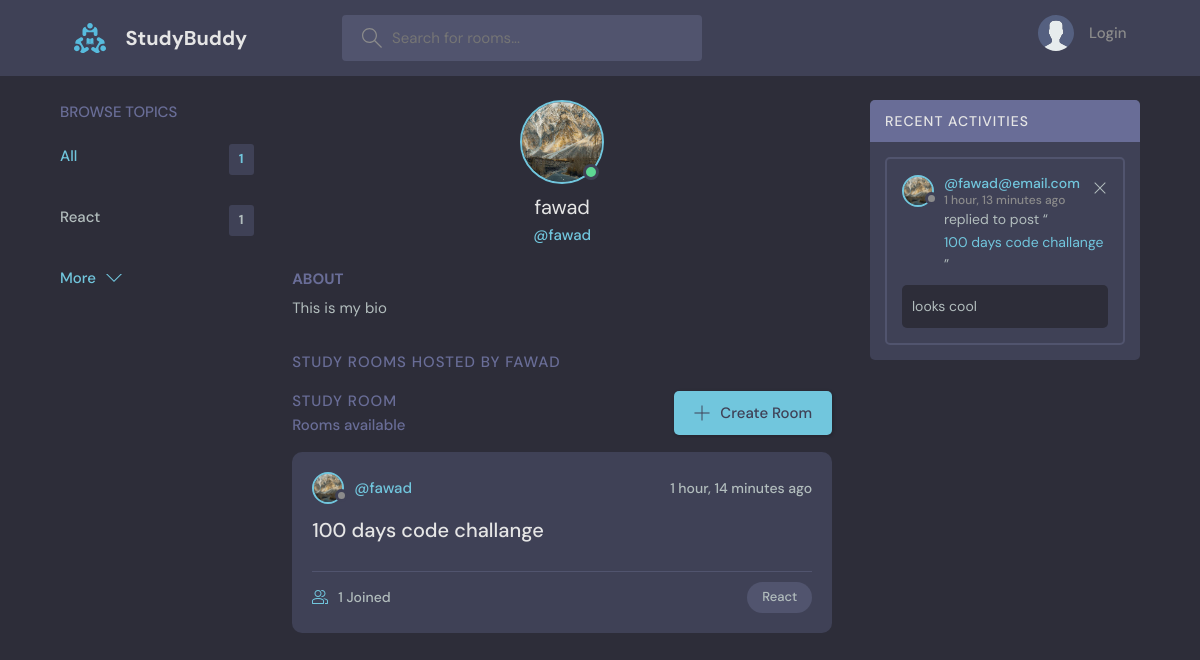
The app's page /profile/1 with its own data.
### base/models.py (models this page shows)
class Topic(models.Model):
    name = models.CharField(max_length=250)
    def __str__(self):
        return self.name

class User(AbstractUser):
    name = models.CharField(max_length=250, null=True)
    email = models.EmailField(null=True, unique=True)
    bio = models.TextField(null=True)
    avatar = models.ImageField(null=True, default='avatar.svg')
    USERNAME_FIELD = 'email'
    REQUIRED_FIELDS = []

class Room(models.Model):
    host = models.ForeignKey(User, on_delete=models.SET_NULL, null=True)
    topic = models.ForeignKey(Topic, on_delete=models.SET_NULL, null=True)
    name = models.CharField(max_length=200)
    description = models.TextField(null=True, blank=True)
    participants = models.ManyToManyField(User, related_name='participants', blank=True)
    updated = models.DateTimeField(auto_now=True)
    created = models.DateTimeField(auto_now_add=True)
    class Meta:
        ordering = ['-updated','-created']
    def __str__(self):
        return self.name

class Message(models.Model):
    user = models.ForeignKey(User, on_delete=models.CASCADE)
    room = models.ForeignKey(Room, on_delete=models.CASCADE)
    body = models.TextField()
    updated = models.DateTimeField(auto_now=True)
    created = models.DateTimeField(auto_now_add=True)
    class Meta:
        ordering = ['-updated','-created']
    def __str__(self):
        return self.body[0:50]

### base/views.py (the view)
# urls.py: path('profile/<str:pk>', views.userProfile, name="user-profile"),
def userProfile(request, pk):
    user = User.objects.get(id=pk)
    rooms = user.room_set.all()
    room_messages = user.message_set.all()
    topics = Topic.objects.all()
    context = {'user':user, 'rooms': rooms, 'room_messages':room_messages, 'topics':topics}
    return render(request, 'base/profile.html', context)

### base/templates/base/profile.html (shortened to what this page needs)
{% extends 'main.html' %} {% block content %}
  <main class="profile-page layout layout--3">
    <div class="container">
      {% include 'base/topics_component.html' %}
      <div class="roomList">
        <div class="profile">
          <div class="profile__avatar">
            <div class="avatar avatar--large active">
              <img src="{{user.avatar.url}}" />
            </div>
          </div>
          <div class="profile__info">
            <h3>{{user.username}}</h3>
            <p>@{{user.username}}</p>
          </div>
          <div class="profile__about">
            <h3>About</h3>
            <p>
              {{user.bio}}
            </p>
          </div>
        </div>
        <div class="roomList__header">
          <div>
            <h2>Study Rooms Hosted by {{user.username}}</a>
            </h2>
          </div>
        </div>
        {% include 'base/feed_component.html' %}
      </div>
      {% include 'base/activity_component.html' %}
    </div>
  </main>
  {% endblock %}

### templates/main.html (shortened to what this page needs)
<!DOCTYPE html>
<html lang="en">
    {% load static %}
  <head>
    <link rel="stylesheet" type="text/css" media="screen" href="{% static 'styles/style.css' %}" />
  </head>
  <body>
    {% include 'navbar.html' %}
    {% block content %}
    {% endblock %}
  </body>
</html>

### templates/navbar.html (shortened to what this page needs)
{% load static %}
<header class="header header--loggedIn">
  <div class="container">
    <a href="{% url 'home' %}" class="header__logo">
      <img src="{% static 'images/logo.svg' %}" />
      <h1>StudyBuddy</h1>
    </a>
    <form class="header__search" method="get" action="{% url 'home' %}">
      <label>
        <input type="text" name="q" placeholder="Search for rooms..." />
      </label>
    </form>
    <nav class="header__menu">
      {% if request.user.is_authenticated %}
      <div class="header__user">
        <a href="{% url 'update-user' %}">
          <div class="avatar avatar--medium active">
            <img src="{{request.user.avatar.url}}" />
          </div>
          <p>{{request.user}} <span>@{{request.user}}</span></p>
        </a>
        <button class="dropdown-button">
          <svg
            version="1.1"
            xmlns="http://www.w3.org/2000/svg"
            width="32"
            height="32"
            viewBox="0 0 32 32"
          >
            <title>chevron-down</title>
            <path d="M16 21l-13-13h-3l16 16 16-16h-3l-13 13z"></path>
          </svg>
        </button>
      </div>
      <div class="dropdown-menu">
        <a href="{% url 'update-user' %}" class="dropdown-link"
          ><svg
            version="1.1"
            xmlns="http://www.w3.org/2000/svg"
            width="32"
            height="32"
            viewBox="0 0 32 32"
          >
            <title>tools</title>
            <path
              d="M27.465 32c-1.211 0-2.35-0.471-3.207-1.328l-9.392-9.391c-2.369 0.898-4.898 0.951-7.355 0.15-3.274-1.074-5.869-3.67-6.943-6.942-0.879-2.682-0.734-5.45 0.419-8.004 0.135-0.299 0.408-0.512 0.731-0.572 0.32-0.051 0.654 0.045 0.887 0.277l5.394 5.395 3.586-3.586-5.394-5.395c-0.232-0.232-0.336-0.564-0.276-0.887s0.272-0.596 0.572-0.732c2.552-1.152 5.318-1.295 8.001-0.418 3.274 1.074 5.869 3.67 6.943 6.942 0.806 2.457 0.752 4.987-0.15 7.358l9.392 9.391c0.844 0.842 1.328 2.012 1.328 3.207-0 2.5-2.034 4.535-4.535 4.535zM15.101 19.102c0.26 0 0.516 0.102 0.707 0.293l9.864 9.863c0.479 0.479 1.116 0.742 1.793 0.742 1.398 0 2.535-1.137 2.535-2.535 0-0.668-0.27-1.322-0.742-1.793l-9.864-9.863c-0.294-0.295-0.376-0.74-0.204-1.119 0.943-2.090 1.061-4.357 0.341-6.555-0.863-2.631-3.034-4.801-5.665-5.666-1.713-0.561-3.468-0.609-5.145-0.164l4.986 4.988c0.391 0.391 0.391 1.023 0 1.414l-5 5c-0.188 0.188-0.441 0.293-0.707 0.293s-0.52-0.105-0.707-0.293l-4.987-4.988c-0.45 1.682-0.397 3.436 0.164 5.146 0.863 2.631 3.034 4.801 5.665 5.666 2.2 0.721 4.466 0.604 6.555-0.342 0.132-0.059 0.271-0.088 0.411-0.088z"
            ></path>
          </svg>
          Settings</a
        >
        <a href="{% url 'logout' %}" class="dropdown-link"
          ><svg
            version="1.1"
            xmlns="http://www.w3.org/2000/svg"
            width="32"
            height="32"
            viewBox="0 0 32 32"
          >
            <title>sign-out</title>
            <path
              d="M3 0h22c0.553 0 1 0 1 0.553l-0 3.447h-2v-2h-20v28h20v-2h2l0 3.447c0 0.553-0.447 0.553-1 0.553h-22c-0.553 0-1-0.447-1-1v-30c0-0.553 0.447-1 1-1z"
            ></path>
            <path
              d="M21.879 21.293l1.414 1.414 6.707-6.707-6.707-6.707-1.414 1.414 4.293 4.293h-14.172v2h14.172l-4.293 4.293z"
            ></path>
          </svg>
          Logout</a>
      </div>
      {% else %}
      <a href="{% url 'login' %}">
        <img src="{% static 'images/avatar.svg' %}" />
        <p>Login</p>
      </a>
      {% endif %}
    </nav>
  </div>
</header>

### base/templates/base/topics_component.html
<div class="topics">
  <div class="topics__header">
    <h2>Browse Topics</h2>
  </div>
  <ul class="topics__list">
    <li>
      <a href="{% url 'home' %}" class="active">All <span>{{topics.count}}</span></a>
    </li>
    {% for topic in topics %}
    <li>
      <a href="{% url 'home' %}?q={{topic}}">{{topic}} <span>{{topic.room_set.all.count}}</span></a>
    </li>
    {% endfor %}
  </ul>
  <a class="btn btn--link" href="topics.html">
    More
    <svg
      version="1.1"
      xmlns="http://www.w3.org/2000/svg"
      width="32"
      height="32"
      viewBox="0 0 32 32"
    >
      <title>chevron-down</title>
      <path d="M16 21l-13-13h-3l16 16 16-16h-3l-13 13z"></path>
    </svg>
  </a>
</div>

### base/templates/base/feed_component.html (shortened to what this page needs)
  <div class="roomList">
    <div class="roomList__header">
      <div>
        <h2>Study Room</h2>
        <p>{{room_count}} Rooms available</p>
      </div>
      <a class="btn btn--main" href="{% url 'create-room' %}">
        <svg version="1.1" xmlns="http://www.w3.org/2000/svg" width="32" height="32" viewBox="0 0 32 32">
          <title>add</title>
          <path
            d="M16.943 0.943h-1.885v14.115h-14.115v1.885h14.115v14.115h1.885v-14.115h14.115v-1.885h-14.115v-14.115z"
          ></path>
        </svg>
        Create Room
      </a>
    </div>
    {% for room in rooms %}
    <div class="roomListRoom">
      <div class="roomListRoom__header">
        <a href="{% url 'user-profile' room.host.id %}" class="roomListRoom__author">
          <div class="avatar avatar--small">
            <img src="{{room.host.avatar.url}}" />
          </div>
          <span>@{{room.host.username}}</span>
        </a>
        <div class="roomListRoom__actions">
          <span>{{room.created|timesince}} ago</span>
        </div>
      </div>
      <div class="roomListRoom__content">
        <a href="{% url 'room' room.id %}">{{room.name}}</a>
      </div>
      <div class="roomListRoom__meta">
        <a href="{% url 'room' room.id %}" class="roomListRoom__joined">
          {{room.participants.all.count}} Joined
        </a>
        <p class="roomListRoom__topic">{{room.topic.name}}</p>
      </div>
    </div>
    {% endfor %}
  </div>

### base/templates/base/activity_component.html
<div class="activities">
  <div class="activities__header">
    <h2>Recent Activities</h2>
  </div>
  {% for message in room_messages %}
  <div class="activities__box">
    <div class="activities__boxHeader roomListRoom__header">
      <a
        href="{% url 'user-profile' message.user.id %}"
        class="roomListRoom__author"
      >
        <div class="avatar avatar--small">
          <img src="{{message.user.avatar.url}}" />
        </div>
        <p>
          @{{message.user}}
          <span>{{message.created | timesince}} ago</span>
        </p>
      </a>
      <div class="roomListRoom__actions">
        <a href="#">
          <svg
            version="1.1"
            xmlns="http://www.w3.org/2000/svg"
            width="32"
            height="32"
            viewBox="0 0 32 32"
          >
            <title>remove</title>
            <path
              d="M27.314 6.019l-1.333-1.333-9.98 9.981-9.981-9.981-1.333 1.333 9.981 9.981-9.981 9.98 1.333 1.333 9.981-9.98 9.98 9.98 1.333-1.333-9.98-9.98 9.98-9.981z"
            ></path>
          </svg>
        </a>
      </div>
    </div>
    <div class="activities__boxContent">
      <p>
        replied to post “<a href="{% url 'room' message.room.id %}"
          >{{message.room}}</a
        >”
      </p>
      <div class="activities__boxRoomContent">{{message}}</div>
    </div>
  </div>
  {% endfor %}
</div>

### records on screen
Topic: name "React", room_set.all.count "1"
User: avatar (picture), username "fawad", bio "This is my bio", username "FAWAD"
Room: host.avatar (picture), host.username "fawad", created "1 hour, 14 minutes", name "100 days code challange", participants.all.count "1", topic.name "React"
Message: user.avatar (picture), user "fawad@email.com", created "1 hour, 13 minutes", room "100 days code challange", body "looks cool"

### other values on screen
{{ topics.count }} "1"
